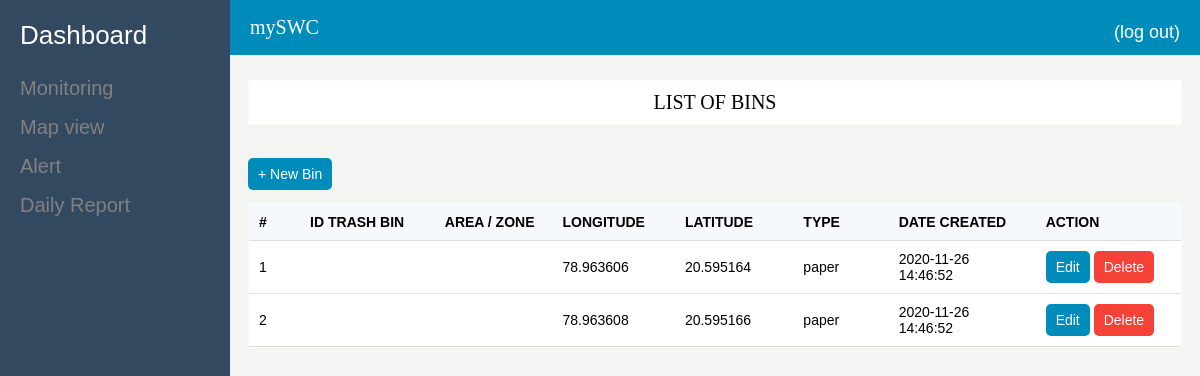
/listTrash.php, run on an earlier commit of the app's database.
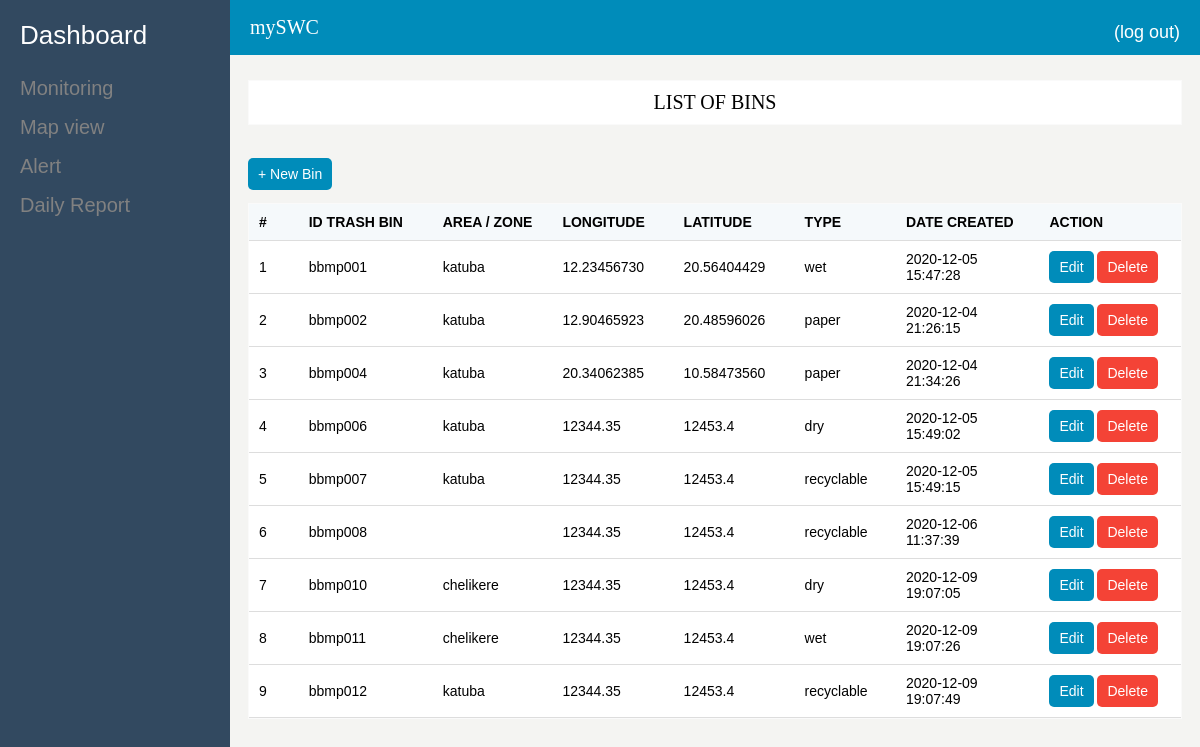
And on a later commit of the database.
### tables this page shows
CREATE TABLE `trash` (
  `_idTrash` int(11) NOT NULL,
  `longi` varchar(45) DEFAULT NULL,
  `lat` varchar(45) DEFAULT NULL,
  `address` varchar(45) DEFAULT NULL,
  `area` varchar(50) NOT NULL,
  `idTrash` varchar(45) DEFAULT NULL,
  `dateTrash` datetime DEFAULT current_timestamp(),
  `typeTrash` varchar(255) DEFAULT NULL
);

### modals/Ftrash.php (called while the page is built, shortened)
<?php
class Ftrash
{
    static function getAllTrash()
    {
        $con=Database::getConnection();
        $req=$con->prepare('SELECT * FROM trash ORDER BY idTrash ASC');
        $req->execute(array());
        return $req->fetchAll();
    }
}

### listTrash.php (the view, shortened to what this page needs)
<!DOCTYPE html>
<html lang="en">
<head>
    <link rel="stylesheet" href="assets/style/menu.css">
    <link rel="stylesheet" href="assets/style/main.css">
</head>
<body>
    <?php include_once 'commons/menu.php';?>
    <?php include_once 'commons/header.php';?>
    <?php
        include_once 'modals/Ftrash.php';
        $trahs=Ftrash::getAllTrash();
    ?>
    <div class="body-container">
        <div class="ml-24">
            <div class="panel mb-4">
                <p>LIST OF BINS</p>
            </div>
            <div class="m-2">
                <a class="btn btn-primary" href="newTrash.php">+ New Bin</a>
            </div>
            <div class="panel">
                <table>
                    <thead>
                    <tr>
                        <th style="width: 40px">#</th>
                        <th style="width: 140px">ID TRASH BIN</th>
                        <th style="width: 120px">AREA / ZONE</th>
                        <th style="width: 110px">LONGITUDE</th>
                        <th style="width: 110px">LATITUDE</th>
                        <th style="width: 90px">TYPE</th>
                        <th style="width: 150px">DATE CREATED</th>
                        <th style="width: 150px">ACTION</th>
                    </tr>
                    </thead>
                    <tbody>
                    <?php foreach($trahs as $k => $trah):?>
                        <tr>
                            <td><?=$k+1;?></td>
                            <td><?=$trah['idTrash'];?></td>
                            <td title="<?=$trah['address'];?>"><?=$trah['area'];?></td>
                            <td><?=$trah['longi'];?></td>
                            <td><?=$trah['lat'];?></td>
                            <td><?=$trah['typeTrash'];?></td>
                            <td><?=$trah['dateTrash'];?></td>
                            <td>
                                <a class="btn btn-primary" href="editTrash.php?idTrash=<?=$trah['_idTrash'];?>">Edit</a>
                                <a class="btn btn-danger" href="controllers/deleteTrash.php?idTrash=<?=$trah['_idTrash'];?>">Delete</a>
                            </td>
                        </tr>
                    <?php endforeach;?>
                </table>
            </div>
        </div>
    </div>
</body>
</html>

What changed in the data, as far as the page shows it:
removed trash: longi "78.963606", lat "20.595164", typeTrash "paper", dateTrash "2020-11-26 14:46:52"
removed trash: longi "78.963608", lat "20.595166", typeTrash "paper", dateTrash "2020-11-26 14:46:52"
added trash: idTrash "bbmp001", area "katuba", longi "12.23456730", lat "20.56404429", typeTrash "wet", dateTrash "2020-12-05 15:47:28"
added trash: idTrash "bbmp002", area "katuba", longi "12.90465923", lat "20.48596026", typeTrash "paper", dateTrash "2020-12-04 21:26:15"
added trash: idTrash "bbmp004", area "katuba", longi "20.34062385", lat "10.58473560", typeTrash "paper", dateTrash "2020-12-04 21:34:26"
added trash: idTrash "bbmp006", area "katuba", longi "12344.35", lat "12453.4", typeTrash "dry", dateTrash "2020-12-05 15:49:02"
added trash: idTrash "bbmp007", area "katuba", longi "12344.35", lat "12453.4", typeTrash "recyclable", dateTrash "2020-12-05 15:49:15"
added trash: idTrash "bbmp008", longi "12344.35", lat "12453.4", typeTrash "recyclable", dateTrash "2020-12-06 11:37:39"
added trash: idTrash "bbmp010", area "chelikere", longi "12344.35", lat "12453.4", typeTrash "dry", dateTrash "2020-12-09 19:07:05"
added trash: idTrash "bbmp011", area "chelikere", longi "12344.35", lat "12453.4", typeTrash "wet", dateTrash "2020-12-09 19:07:26"
added trash: idTrash "bbmp012", area "katuba", longi "12344.35", lat "12453.4", typeTrash "recyclable", dateTrash "2020-12-09 19:07:49"
